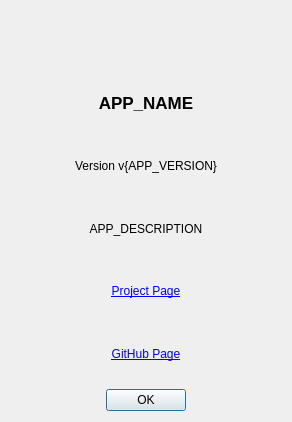
<?xml version="1.0" encoding="UTF-8"?>
<ui version="4.0">
 <class>Dialog</class>
 <widget class="QDialog" name="Dialog">
  <property name="geometry">
   <rect>
    <x>0</x>
    <y>0</y>
    <width>292</width>
    <height>422</height>
   </rect>
  </property>
  <property name="sizePolicy">
   <sizepolicy hsizetype="Fixed" vsizetype="Fixed">
    <horstretch>0</horstretch>
    <verstretch>0</verstretch>
   </sizepolicy>
  </property>
  <property name="windowTitle">
   <string>About igbFinisher</string>
  </property>
  <property name="windowIcon">
   <iconset resource="ui_resources.qrc">
    <normaloff>:/icons/logo.ico</normaloff>:/icons/logo.ico</iconset>
  </property>
  <layout class="QVBoxLayout" name="verticalLayout">
   <property name="leftMargin">
    <number>18</number>
   </property>
   <property name="rightMargin">
    <number>18</number>
   </property>
   <item>
    <widget class="QLabel" name="label">
     <property name="text">
      <string/>
     </property>
     <property name="pixmap">
      <pixmap resource="ui_resources.qrc">:/icons/logo.ico</pixmap>
     </property>
     <property name="alignment">
      <set>Qt::AlignmentFlag::AlignCenter</set>
     </property>
    </widget>
   </item>
   <item>
    <widget class="QLabel" name="label_name">
     <property name="font">
      <font>
       <pointsize>13</pointsize>
       <bold>true</bold>
      </font>
     </property>
     <property name="text">
      <string>APP_NAME</string>
     </property>
     <property name="alignment">
      <set>Qt::AlignmentFlag::AlignCenter</set>
     </property>
    </widget>
   </item>
   <item>
    <widget class="QLabel" name="label_version">
     <property name="text">
      <string>Version v{APP_VERSION}</string>
     </property>
     <property name="alignment">
      <set>Qt::AlignmentFlag::AlignCenter</set>
     </property>
    </widget>
   </item>
   <item>
    <widget class="QLabel" name="label_desc">
     <property name="text">
      <string>APP_DESCRIPTION</string>
     </property>
     <property name="alignment">
      <set>Qt::AlignmentFlag::AlignCenter</set>
     </property>
    </widget>
   </item>
   <item>
    <widget class="QLabel" name="label_url">
     <property name="text">
      <string>&lt;a href=&quot;{APP_URL}&quot;&gt;Project Page&lt;/a&gt;</string>
     </property>
     <property name="alignment">
      <set>Qt::AlignmentFlag::AlignCenter</set>
     </property>
     <property name="openExternalLinks">
      <bool>true</bool>
     </property>
    </widget>
   </item>
   <item>
    <widget class="QLabel" name="label_url_github">
     <property name="text">
      <string>&lt;a href=&quot;{APP_GITHUB}&quot;&gt;GitHub Page&lt;/a&gt;</string>
     </property>
     <property name="alignment">
      <set>Qt::AlignmentFlag::AlignCenter</set>
     </property>
     <property name="openExternalLinks">
      <bool>true</bool>
     </property>
    </widget>
   </item>
   <item>
    <widget class="QDialogButtonBox" name="buttonBox">
     <property name="standardButtons">
      <set>QDialogButtonBox::StandardButton::Ok</set>
     </property>
     <property name="centerButtons">
      <bool>true</bool>
     </property>
    </widget>
   </item>
  </layout>
 </widget>
 <resources>
  <include location="ui_resources.qrc"/>
 </resources>
 <connections>
  <connection>
   <sender>buttonBox</sender>
   <signal>accepted()</signal>
   <receiver>Dialog</receiver>
   <slot>accept()</slot>
   <hints>
    <hint type="sourcelabel">
     <x>95</x>
     <y>45</y>
    </hint>
    <hint type="destinationlabel">
     <x>172</x>
     <y>22</y>
    </hint>
   </hints>
  </connection>
 </connections>
</ui>
